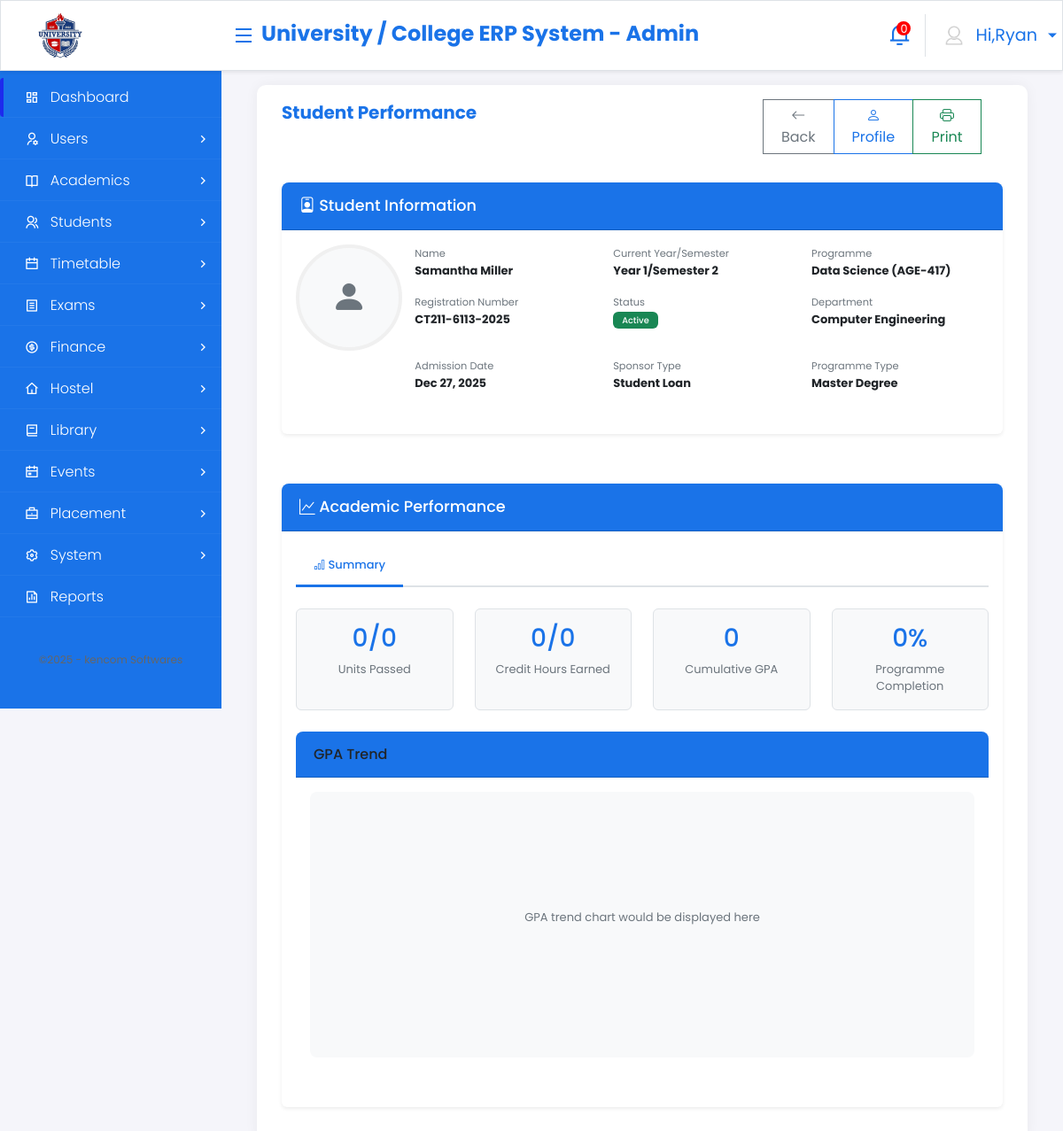
Page /students/CT211-6113-2025/performance/ (signed in) on the earlier database version.
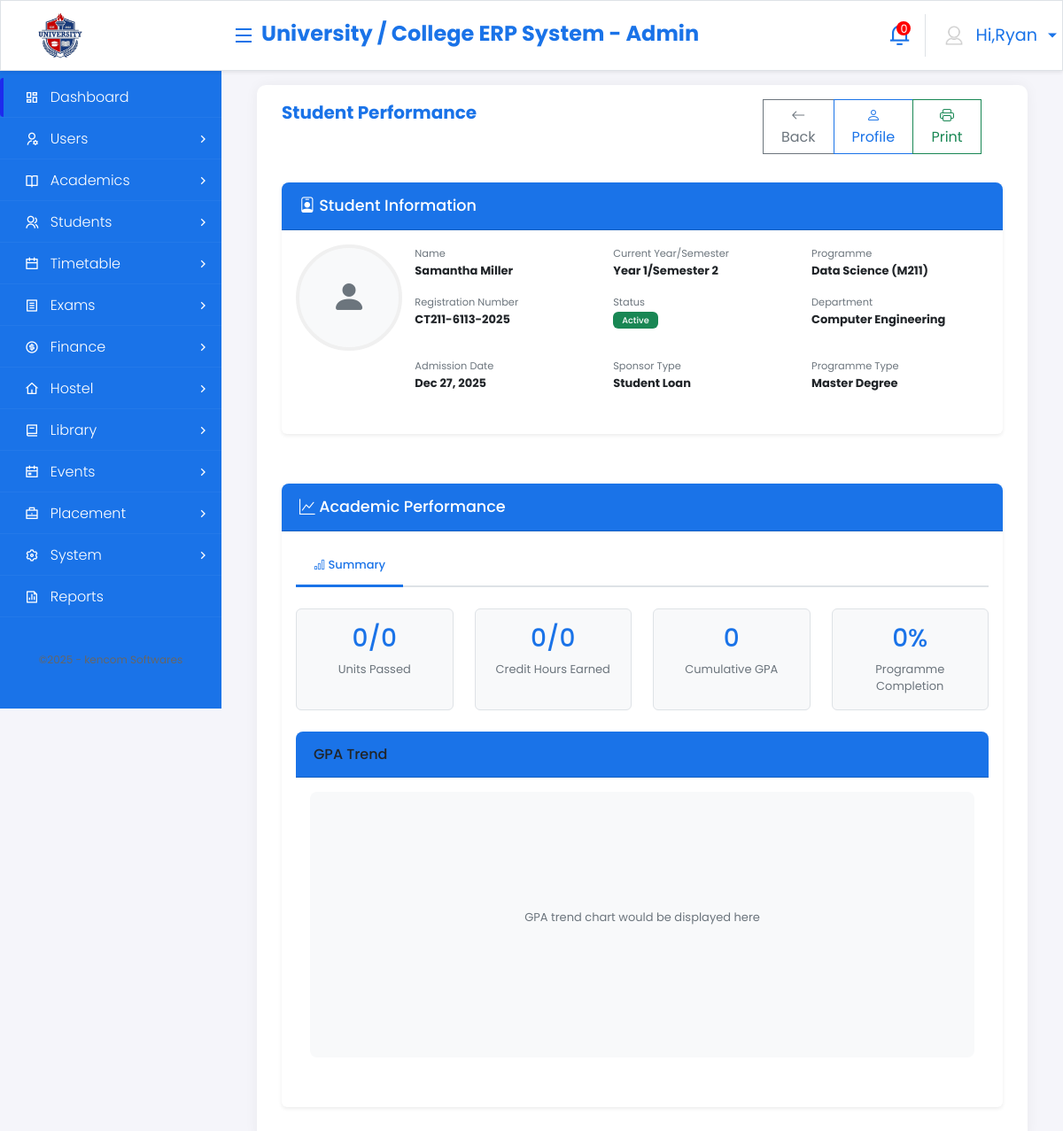
Same page on the later database version.
### core_application/models.py (models this page shows, shortened)
class Student(models.Model):
    ADMISSION_TYPES = (
        ('direct', 'Direct Entry'),
        ('mature', 'Mature Entry'),
        ('transfer', 'Transfer'),
        ('international', 'International'),
        ('exchange', 'Exchange Student'),
    )
    STATUS_CHOICES = (
        ('active', 'Active'),
        ('inactive', 'Inactive'),
        ('graduated', 'Graduated'),
        ('deferred', 'Deferred'),
        ('suspended', 'Suspended'),
        ('discontinued', 'Discontinued'),
        ('expelled', 'Expelled'),
        ('on_leave', 'On Academic Leave'),
    )
    SPONSOR_TYPES = (
        ('government', 'Government Sponsored'),
        ('self', 'Self Sponsored'),
        ('employer', 'Employer Sponsored'),
        ('scholarship', 'Scholarship'),
        ('bursary', 'Bursary'),
        ('loan', 'Student Loan'),
    )
    user = models.OneToOneField(User, on_delete=models.CASCADE, related_name='student_profile')
    student_id = models.CharField(max_length=20, unique=True, help_text="University student ID number")
    programme = models.ForeignKey(Programme, on_delete=models.CASCADE, related_name='students')
    current_year = models.IntegerField(validators=[MinValueValidator(1), MaxValueValidator(8)])
    current_semester = models.IntegerField(validators=[MinValueValidator(1), MaxValueValidator(3)])
    admission_date = models.DateField()
    admission_type = models.CharField(max_length=20, choices=ADMISSION_TYPES, default='direct')
    sponsor_type = models.CharField(max_length=20, choices=SPONSOR_TYPES, default='government')
    status = models.CharField(max_length=20, choices=STATUS_CHOICES, default='active')
    entry_qualification = models.CharField(max_length=100, help_text="e.g., KCSE, A-Level, Diploma")
    entry_points = models.DecimalField(max_digits=5, decimal_places=2, null=True, blank=True)
    expected_graduation_date = models.DateField(null=True, blank=True)
    cumulative_gpa = models.DecimalField(max_digits=3, decimal_places=2, null=True, blank=True)
    total_credit_hours = models.IntegerField(default=0)
    guardian_name = models.CharField(max_length=100)
    guardian_phone = models.CharField(max_length=15)
    guardian_relationship = models.CharField(max_length=50)
    guardian_address = models.TextField()
    emergency_contact = models.CharField(max_length=15)
    blood_group = models.CharField(max_length=5, blank=True)
    medical_conditions = models.TextField(blank=True)
    accommodation_type = models.CharField(max_length=50, blank=True, help_text="On-campus/Off-campus")

class Programme(models.Model):
    PROGRAMME_TYPES = (
        ('bachelor', 'Bachelor Degree'),
        ('master', 'Master Degree'),
        ('phd', 'PhD'),
        ('diploma', 'Diploma'),
        ('certificate', 'Certificate'),
        ('postgraduate_diploma', 'Postgraduate Diploma'),
    )
    PROGRAMME_MODES = (
        ('full_time', 'Full Time'),
        ('part_time', 'Part Time'),
        ('distance_learning', 'Distance Learning'),
        ('online', 'Online'),
        ('evening', 'Evening'),
        ('weekend', 'Weekend'),
    )
    name = models.CharField(max_length=150)
    code = models.CharField(max_length=15, unique=True)
    programme_type = models.CharField(max_length=25, choices=PROGRAMME_TYPES)
    study_mode = models.CharField(max_length=20, choices=PROGRAMME_MODES, default='full_time')
    department = models.ForeignKey(Department, on_delete=models.CASCADE, related_name='programmes')
    faculty = models.ForeignKey(Faculty, on_delete=models.CASCADE, related_name='programmes')
    duration_years = models.IntegerField(validators=[MinValueValidator(1), MaxValueValidator(8)])
    semesters_per_year = models.IntegerField(validators=[MinValueValidator(2), MaxValueValidator(3)], default=2)
    total_semesters = models.IntegerField(validators=[MinValueValidator(2), MaxValueValidator(24)])
    credit_hours_required = models.IntegerField(validators=[MinValueValidator(60), MaxValueValidator(300)])
    description = models.TextField(blank=True)
    entry_requirements = models.TextField()
    career_prospects = models.TextField(blank=True)
    is_active = models.BooleanField(default=True)
    created_at = models.DateTimeField(auto_now_add=True)

class User(AbstractUser):
    GENDER_CHOICES = (
        ('male', 'Male'),
        ('female', 'Female'),
        ('other', 'Other'),
    )
    USER_TYPES = (
        ('admin', 'Admin'),
        ('student', 'Student'),
        ('lecturer', 'Lecturer'),
        ('professor', 'Professor'),
        ('staff', 'Staff'),
        ('registrar', 'Registrar'),
        ('dean', 'Dean'),
        ('hod', 'Head of Department'),
    )
    username = models.CharField(
        max_length=150,
        unique=True,
        validators=[
            RegexValidator(
                regex=r'^[\w.@+\-/]+$',
                message="Username can contain letters, numbers, @, ., +, -, _, and / characters only."
            )
        ],
        help_text="Required. 150 characters or fewer. Letters, digits and @/./+/-/_/ allowed."
    )
    user_type = models.CharField(max_length=20, choices=USER_TYPES)
    phone = models.CharField(max_length=15, blank=True)
    address = models.TextField(blank=True)
    gender = models.CharField(max_length=10, choices=GENDER_CHOICES, blank=True)
    date_of_birth = models.DateField(null=True, blank=True)
    profile_picture = models.ImageField(upload_to='profiles/', null=True, blank=True)
    national_id = models.CharField(max_length=20, unique=True, null=True, blank=True)
    is_active = models.BooleanField(default=True)
    created_at = models.DateTimeField(auto_now_add=True)
    updated_at = models.DateTimeField(auto_now=True)

class Department(models.Model):
    name = models.CharField(max_length=100)
    code = models.CharField(max_length=10, unique=True)
    faculty = models.ForeignKey(Faculty, on_delete=models.CASCADE, related_name='departments')
    head_of_department = models.ForeignKey(User, on_delete=models.SET_NULL, null=True, blank=True, related_name='headed_departments')
    description = models.TextField(blank=True)
    established_date = models.DateField()
    is_active = models.BooleanField(default=True)

### core_application/views.py (the view, shortened to what this page needs)
# urls.py: path('students/<str:student_id>/performance/', views.student_performance, name='student_performance'),
@login_required
def student_performance(request, student_id):
    student = get_object_or_404(Student, student_id=student_id)
    enrollments = Enrollment.objects.filter(
        student=student
    ).select_related(
        'course', 'semester', 'semester__academic_year'
    ).prefetch_related('grade').order_by(
        'semester__academic_year__start_date', 'semester__semester_number'
    )
    academic_data = []
    current_year = None
    current_semester = None
    year_data = None
    semester_data = None
    overall_stats = {
        'total_subjects': 0,
        'passed_subjects': 0,
        'failed_subjects': 0,
        'total_credits': 0,
        'earned_credits': 0,
        'overall_gpa': 0,
        'total_grade_points': 0
    }
    if year_data:
        academic_data.append(year_data)
    if overall_stats['total_credits'] > 0:
        overall_stats['overall_gpa'] = round(
            overall_stats['total_grade_points'] / overall_stats['total_credits'], 2
        )
    overall_stats['completion_percentage'] = round(
        (overall_stats['earned_credits'] / overall_stats['total_credits']) * 100, 2
    ) if overall_stats['total_credits'] > 0 else 0
    context = {
        'student': student,
        'academic_data': academic_data,
        'overall_stats': overall_stats,
        'programme': student.programme,
        'school': student.programme.department,
    }
    return render(request, 'admin/students/student_performance.html', context)

### templates/admin/students/student_performance.html (shortened to what the changed rows need)
{% extends 'admin_base.html' %}
{% load static %}
{% block content %}
<div class="container onprintContainer">
    <div class="row p-3">
        <div class="col-md-12 mb-4">
            <div class="card shadow-sm">
                <div class="card-body">
                    <div class="row">
                        <div class="col-md-10">
                            <div class="row">
                                <div class="col-md-4 mb-3">
                                    <label class="small text-muted">Name</label>
                                    <p class="fw-bold">{{ student.user.get_full_name }}</p>
                                    <label class="small text-muted">Registration Number</label>
                                    <p class="fw-bold">{{ student.student_id }}</p>
                                </div>
                                <div class="col-md-4 mb-3">
                                    <label class="small text-muted">Current Year/Semester</label>
                                    <p class="fw-bold">Year {{ student.current_year }}/Semester {{ student.current_semester }}</p>
                                    <label class="small text-muted">Status</label>
                                    <p class="fw-bold">
                                        <span class="badge bg-{% if student.status == 'active' %}success{% elif student.status == 'graduated' %}info{% else %}warning{% endif %}">
                                            {{ student.get_status_display }}
                                        </span>
                                    </p>
                                </div>
                                <div class="col-md-4 mb-3">
                                    <label class="small text-muted">Programme</label>
                                    <p class="fw-bold">{{ student.programme.name }} ({{ student.programme.code }})</p>
                                    <label class="small text-muted">Department</label>
                                    <p class="fw-bold">{{ student.programme.department.name }}</p>
                                </div>
                            </div>
                            <div class="row">
                                <div class="col-md-4 mb-3">
                                    <label class="small text-muted">Admission Date</label>
                                    <p class="fw-bold">{{ student.admission_date|date:"M d, Y" }}</p>
                                </div>
                                <div class="col-md-4 mb-3">
                                    <label class="small text-muted">Sponsor Type</label>
                                    <p class="fw-bold">{{ student.get_sponsor_type_display }}</p>
                                </div>
                                <div class="col-md-4 mb-3">
                                    <label class="small text-muted">Programme Type</label>
                                    <p class="fw-bold">{{ student.programme.get_programme_type_display }}</p>
                                </div>
                            </div>
                        </div>
                    </div>
                </div>
            </div>
        </div>
    </div>
</div>
{% endblock %}

Differences in the rows shown:
changed through a linked row, Student "Student Loan": programme.code "AGE-417" → "M211"
